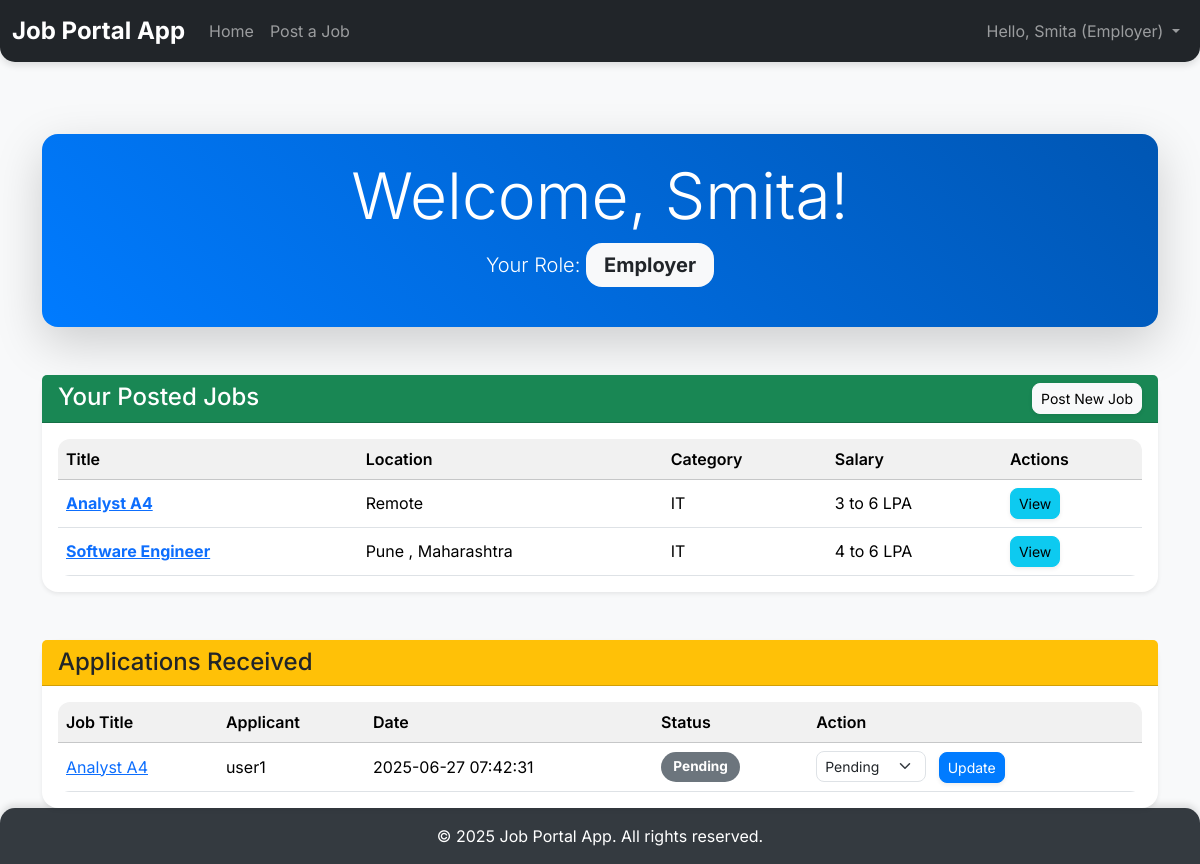
The app's page /dashboard (signed in) with its own data.
### tables this page shows
CREATE TABLE jobs (
            id INTEGER PRIMARY KEY AUTOINCREMENT,
            employer_id INTEGER NOT NULL,
            title TEXT NOT NULL,
            description TEXT NOT NULL,
            salary TEXT,
            location TEXT,
            category TEXT,
            company TEXT,
            FOREIGN KEY (employer_id) REFERENCES users (id)
        );

CREATE TABLE applications (
            id INTEGER PRIMARY KEY AUTOINCREMENT,
            job_id INTEGER NOT NULL,
            seeker_id INTEGER NOT NULL,
            application_date TIMESTAMP DEFAULT CURRENT_TIMESTAMP,
            status TEXT DEFAULT 'pending' CHECK (status IN ('pending', 'accepted', 'rejected')),
            FOREIGN KEY (job_id) REFERENCES jobs (id),
            FOREIGN KEY (seeker_id) REFERENCES users (id)
        );

CREATE TABLE users (
            id INTEGER PRIMARY KEY AUTOINCREMENT,
            username TEXT UNIQUE NOT NULL,
            password_hash TEXT NOT NULL,
            role TEXT NOT NULL CHECK (role IN ('job_seeker', 'employer', 'admin'))
        );

### app.py (the view, shortened to what this page needs)
@app.route('/dashboard')
@login_required
def dashboard():
    db = get_db()
    cursor = db.cursor()
    user_id = session['user_id']
    user_role = session['role']
    jobs_posted = []
    applications_made = []
    applications_received = []
    if user_role == 'employer':
        jobs_posted = cursor.execute("SELECT * FROM jobs WHERE employer_id = ? ORDER BY id DESC", (user_id,)).fetchall()
        applications_received = cursor.execute('''
            SELECT a.*, j.title AS job_title, u.username AS seeker_username
            FROM applications a
            JOIN jobs j ON a.job_id = j.id
            JOIN users u ON a.seeker_id = u.id
            WHERE j.employer_id = ? ORDER BY a.application_date DESC
        ''', (user_id,)).fetchall()
    return render_template('dashboard.html',
                           user_role=user_role,
                           jobs_posted=jobs_posted,
                           applications_made=applications_made,
                           applications_received=applications_received)

### app.py (called while the page is built)
def get_db():
    if 'db' not in g:
        g.db = sqlite3.connect(DATABASE)
        g.db.row_factory = sqlite3.Row  # This allows accessing columns by name
    return g.db

@app.context_processor
def inject_current_year():
    return {'current_year': datetime.datetime.now().year}

def login_required(f):
    @wraps(f)
    def decorated_function(*args, **kwargs):
        if 'user_id' not in session:
            flash('Please log in to access this page.', 'danger')
            return redirect(url_for('login'))
        return f(*args, **kwargs)
    return decorated_function

### templates/dashboard.html (shortened to what this page needs)
{% extends 'base.html' %}
{% block content %}
<div class="dashboard-header text-center my-5 p-4 bg-primary text-white rounded-lg shadow-lg">
    <h1 class="display-3">Welcome, {{ session['username'] }}!</h1>
    <p class="lead">Your Role: <span class="badge bg-light text-dark fs-5 rounded-pill">{{ user_role.replace('_', ' ').title() }}</span></p>
</div>
{% if user_role == 'employer' %}
    <div class="row mb-5">
        <div class="col-md-12">
            <div class="card shadow-sm rounded-lg">
                <div class="card-header bg-success text-white rounded-top-lg">
                    <h4 class="mb-0">Your Posted Jobs <a href="{{ url_for('post_job') }}" class="btn btn-light btn-sm float-end rounded-pill shadow-sm">Post New Job</a></h4>
                </div>
                <div class="card-body">
                    {% if jobs_posted %}
                        <div class="table-responsive">
                            <table class="table table-hover align-middle">
                                <thead class="table-light">
                                    <tr>
                                        <th scope="col">Title</th>
                                        <th scope="col">Location</th>
                                        <th scope="col">Category</th>
                                        <th scope="col">Salary</th>
                                        <th scope="col">Actions</th>
                                    </tr>
                                </thead>
                                <tbody>
                                    {% for job in jobs_posted %}
                                    <tr>
                                        <td><a href="{{ url_for('job_detail', job_id=job.id) }}" class="text-primary fw-bold">{{ job.title }}</a></td>
                                        <td>{{ job.location }}</td>
                                        <td>{{ job.category }}</td>
                                        <td>{{ job.salary or 'N/A' }}</td>
                                        <td>
                                            <a href="{{ url_for('job_detail', job_id=job.id) }}" class="btn btn-info btn-sm rounded-pill shadow-sm">View</a>
                                        </td>
                                    </tr>
                                    {% endfor %}
                                </tbody>
                            </table>
                        </div>
                    {% else %}
                        <div class="alert alert-info text-center rounded p-3" role="alert">
                            You haven't posted any jobs yet.
                        </div>
                    {% endif %}
                </div>
            </div>
        </div>
    </div>
    <div class="row">
        <div class="col-md-12">
            <div class="card shadow-sm rounded-lg">
                <div class="card-header bg-warning text-dark rounded-top-lg">
                    <h4 class="mb-0">Applications Received</h4>
                </div>
                <div class="card-body">
                    {% if applications_received %}
                        <div class="table-responsive">
                            <table class="table table-hover align-middle">
                                <thead class="table-light">
                                    <tr>
                                        <th scope="col">Job Title</th>
                                        <th scope="col">Applicant</th>
                                        <th scope="col">Date</th>
                                        <th scope="col">Status</th>
                                        <th scope="col">Action</th>
                                    </tr>
                                </thead>
                                <tbody>
                                    {% for app in applications_received %}
                                    <tr>
                                        <td><a href="{{ url_for('job_detail', job_id=app.job_id) }}" class="text-primary">{{ app.job_title }}</a></td>
                                        <td>{{ app.seeker_username }}</td>
                                        <td>{{ app.application_date }}</td>
                                        <td>
                                            <span class="badge rounded-pill bg-{% if app.status == 'pending' %}secondary{% elif app.status == 'accepted' %}success{% else %}danger{% endif %}">
                                                {{ app.status.title() }}
                                            </span>
                                        </td>
                                        <td>
                                            <form action="{{ url_for('update_application_status', application_id=app.id) }}" method="POST" class="d-inline">
                                                <select name="status" class="form-select form-select-sm d-inline-block w-auto rounded me-2">
                                                    <option value="pending" {% if app.status == 'pending' %}selected{% endif %}>Pending</option>
                                                </select>
                                                <button type="submit" class="btn btn-sm btn-primary rounded-pill shadow-sm">Update</button>
                                            </form>
                                        </td>
                                    </tr>
                                    {% endfor %}
                                </tbody>
                            </table>
                        </div>
                    {% else %}
                        <div class="alert alert-info text-center rounded p-3" role="alert">
                            No applications received yet.
                        </div>
                    {% endif %}
                </div>
            </div>
        </div>
    </div>
{% endif %}
{% endblock %}

### static/css/style.css (style rules this page uses)
body { font-family: 'Inter', sans-serif; background-color: #f8f9fa; display: flex; flex-direction: column; min-height: 100vh; }
.card { border-radius: 1rem !important; border: none; }
.form-control, .form-select { border-radius: 0.5rem !important; }
.btn { border-radius: 0.5rem !important; transition: all 0.3s ease; }
.btn-primary { background-color: #007bff; border-color: #007bff; }
.badge { padding: 0.6em 0.9em; font-size: 0.85em; border-radius: 1rem !important; }
.dashboard-header, .admin-dashboard-header, .admin-header { background: linear-gradient(45deg, #007bff, #0056b3); color: white; padding: 2.5rem; border-radius: 1rem; box-shadow: 0 0.5rem 1rem rgba(0, 0, 0, 0.2); }
.table-responsive { border-radius: 0.75rem; overflow: hidden; }
.table { margin-bottom: 0; }
.table thead th { background-color: #f1f1f1; font-weight: 600; }

### records on screen
jobs: title "Analyst A4", location "Remote", category "IT", salary "3 to 6 LPA"
jobs: title "Software Engineer", location "Pune , Maharashtra", category "IT", salary "4 to 6 LPA"
applications: job_title "Analyst A4", seeker_username "user1", application_date "2025-06-27 07:42:31", status "Pending"

### other values on screen
{{ session['username'] }} "Smita"
{{ session['role'].replace('_', ' ').title() }} "Employer"
{{ user_role.replace('_', ' ').title() }} "Employer"
